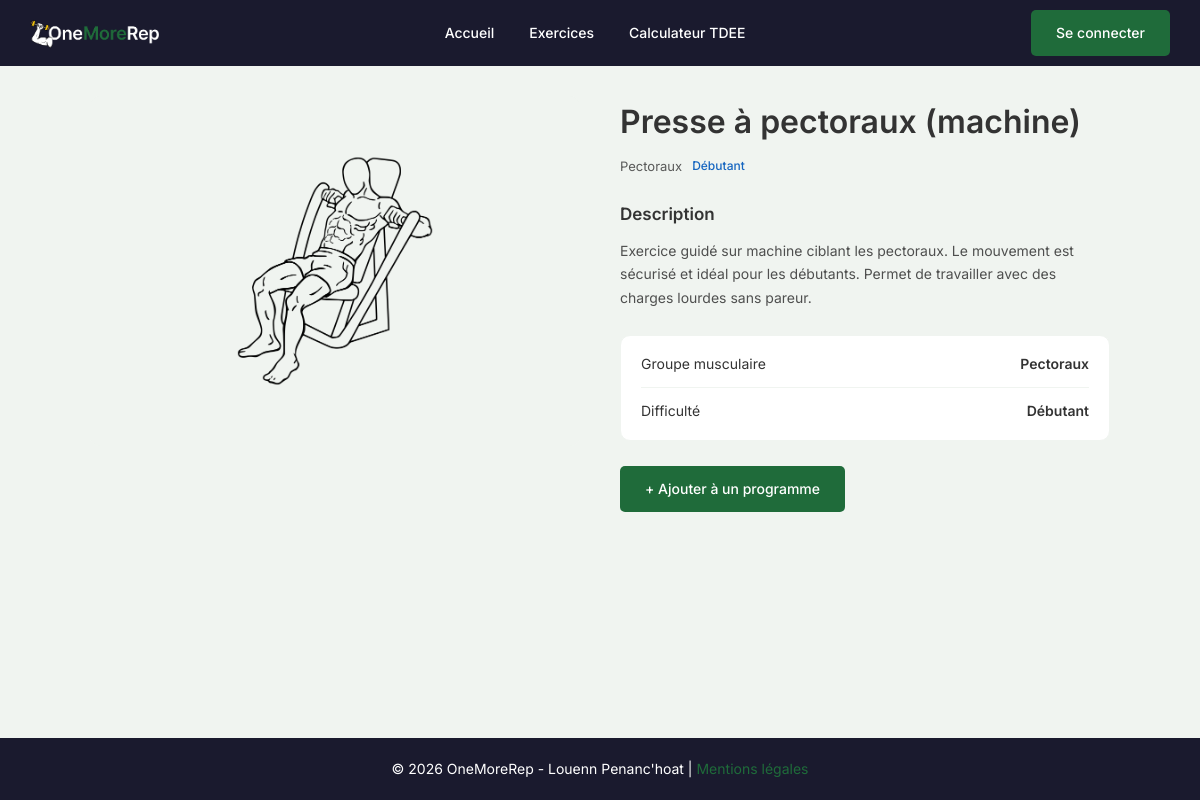
Page /index.php?route=show-exercise&id=2 on the committed database.
### tables this page shows
CREATE TABLE `exercises` (
  `id` int NOT NULL,
  `muscle_group_id` int NOT NULL,
  `name` varchar(255) NOT NULL,
  `description` text NOT NULL,
  `difficulty` enum('Débutant','Intermédiaire','Avancé') NOT NULL,
  `image` varchar(255) DEFAULT NULL
);

CREATE TABLE `muscle_groups` (
  `id` int NOT NULL,
  `name` varchar(100) NOT NULL
);

### controllers/AbstractController.php (called while the page is built, shortened)
<?php
abstract class AbstractController
{
    protected function render(string $template, array $data): void
    {
        require __DIR__ . "/../templates/layout.phtml";
    }
}

### controllers/ExerciseController.php (called while the page is built, shortened)
<?php
class ExerciseController extends AbstractController
{
    private ExerciseManager $exerciseManager;
    public function __construct()
    {
        $this->exerciseManager = new ExerciseManager();
    }
    public function show(int $id): void
    {
        $exercise = $this->exerciseManager->findOne($id);
        $this->render("pages/exercises/show.phtml", [
            "exercise" => $exercise,
            "title" => $exercise->getName(),
            "description" => $exercise->getName() . " - Exercice " . $exercise->getDifficulty() . " pour les " . $exercise->getMuscleGroup()->getName() . "."
        ]);
    }
}

### index.php (called while the page is built, shortened)
<?php
$router = new Router();
$router->handleRequest();

### managers/AbstractManager.php (called while the page is built, shortened)
<?php
abstract class AbstractManager
{
    public function __construct()
    {
        $connexion = "mysql:host=" . $_ENV["DB_HOST"] . ";port=3306;charset=" . $_ENV["DB_CHARSET"] . ";dbname=" . $_ENV["DB_NAME"];
        try {
            $this->db = new PDO(
                $connexion,
                $_ENV["DB_USER"],
                $_ENV["DB_PASSWORD"]
            );
        } catch (PDOException $e) {
            die("Une erreur technique est survenue. Merci de réessayer plus tard.");
        }
    }
}

### managers/ExerciseManager.php (called while the page is built, shortened)
<?php
class ExerciseManager extends AbstractManager
{
    public function findOne(int $id): ?Exercise
    {
        $query = $this->db->prepare(
            "SELECT e.id, e.name, e.description, e.difficulty, e.image,
                    mg.id AS muscle_group_id, mg.name AS muscle_group_name
             FROM exercises e
             JOIN muscle_groups mg ON e.muscle_group_id = mg.id
             WHERE e.id = :id"
        );
        $query->execute(["id" => $id]);
        $row = $query->fetch(PDO::FETCH_ASSOC);
        $muscleGroup = new MuscleGroup($row["muscle_group_name"], $row["muscle_group_id"]);
        return new Exercise(
            $row["name"],
            $row["description"],
            $row["difficulty"],
            $muscleGroup,
            $row["image"],
            $row["id"]
        );
    }
}

### models/Exercise.php (called while the page is built, shortened)
<?php
class Exercise
{
    public function getName(): string
    {
        return $this->name;
    }
    public function getDescription(): string
    {
        return $this->description;
    }
    public function getDifficulty(): string
    {
        return $this->difficulty;
    }
    public function getMuscleGroup(): MuscleGroup
    {
        return $this->muscleGroup;
    }
    public function getImage(): ?string
    {
        return $this->image;
    }
}

### models/MuscleGroup.php (called while the page is built, shortened)
<?php
class MuscleGroup
{
    public function getName(): string
    {
        return $this->name;
    }
}

### templates/pages/exercises/show.phtml (the view)
<?php $badges = ['Débutant' => 'beginner', 'Intermédiaire' => 'intermediate', 'Avancé' => 'advanced']; ?>
<?php $exercise = $data["exercise"]; ?>
<section class="exercise-detail">
    <div class="exercise-detail-content">
        <div class="exercise-detail-img">
            <img src="assets/images/exercises/<?= htmlspecialchars($exercise->getImage()) ?>" alt="<?= htmlspecialchars($exercise->getName()) ?>" loading="lazy">
        </div>
        <div class="exercise-detail-info">
            <h1><?= htmlspecialchars($exercise->getName()) ?></h1>
            <div class="exercise-detail-meta">
                <span class="exercise-group"><?= htmlspecialchars($exercise->getMuscleGroup()->getName()) ?></span>
                <span class="badge badge-<?= $badges[$exercise->getDifficulty()] ?>">
                    <?= htmlspecialchars($exercise->getDifficulty()) ?>
                </span>
            </div>
            <h2>Description</h2>
            <p class="exercise-detail-desc"><?= htmlspecialchars($exercise->getDescription()) ?></p>
            <div class="exercise-detail-table">
                <div class="exercise-detail-row">
                    <span>Groupe musculaire</span>
                    <span><?= htmlspecialchars($exercise->getMuscleGroup()->getName()) ?></span>
                </div>
                <div class="exercise-detail-row">
                    <span>Difficulté</span>
                    <span><?= htmlspecialchars($exercise->getDifficulty()) ?></span>
                </div>
            </div>
            <a href="index.php?route=create-program" class="btn btn-primary exercise-detail-btn">+ Ajouter à un programme</a>
        </div>
    </div>
</section>

### assets/css/style.css (style rules this page uses)
:root { --color-primary: #1f6b3a; --color-navy: #1a1a2e; --color-background: #f0f4f0; --color-white: #ffffff; --color-text: #333333; --color-error: #d32f2f; --badge-beginner: #1565c0; --badge-intermediate: #e65100; --badge-advanced: #c62828; --font-family: "Inter", sans-serif; }
* { margin: 0; padding: 0; box-sizing: border-box; }
html { font-size: 62.5%; }
body { font-family: var(--font-family); font-size: 1.6rem; line-height: 1.6; color: var(--color-text); background-color: var(--color-background); min-height: 100vh; display: flex; flex-direction: column; }
a { text-decoration: none; color: var(--color-primary); }
img { max-width: 100%; height: auto; display: block; }
.btn { display: inline-block; padding: 1.2rem 2.5rem; border-radius: 0.5rem; font-size: 1.4rem; font-weight: 500; border: none; cursor: pointer; font-family: var(--font-family); text-align: center; }
.btn-primary { background-color: var(--color-primary); color: var(--color-white); }
.exercise-group { font-size: 1.3rem; color: var(--color-text); opacity: 0.8; }
.badge { font-size: 1.2rem; font-weight: 500; }
.badge-beginner { color: var(--badge-beginner); }
.exercise-detail { padding: 2rem; max-width: 110rem; margin: 0 auto; }
.exercise-detail-img { background-color: var(--color-background); border-radius: 1rem; display: flex; align-items: center; justify-content: center; padding: 3rem; margin-bottom: 2.5rem; }
.exercise-detail-img img { max-height: 25rem; object-fit: contain; }
.exercise-detail-info h1 { font-size: 2.2rem; font-weight: 600; margin-bottom: 0.8rem; }
.exercise-detail-meta { display: flex; align-items: center; gap: 1rem; margin-bottom: 2.5rem; }
.exercise-detail-info h2 { font-size: 1.7rem; font-weight: 600; margin-bottom: 1rem; }
.exercise-detail-desc { font-size: 1.4rem; line-height: 1.7; color: var(--color-text); opacity: 0.85; margin-bottom: 2.5rem; }
.exercise-detail-table { background-color: var(--color-white); border-radius: 1rem; border: 1px solid var(--color-background); padding: 0.5rem 2rem; margin-bottom: 2.5rem; }
.exercise-detail-row { display: flex; justify-content: space-between; padding: 1.2rem 0; font-size: 1.4rem; }
.exercise-detail-row + .exercise-detail-row { border-top: 1px solid var(--color-background); }
.exercise-detail-row span:last-child { font-weight: 600; }
.exercise-detail-btn { display: block; text-align: center; width: 100%; }
@media (min-width: 768px) { .exercise-detail { padding: 3rem 4rem; } }
@media (min-width: 768px) { .exercise-detail-content { display: grid; grid-template-columns: 1fr 1fr; gap: 4rem; align-items: start; } }
@media (min-width: 768px) { .exercise-detail-img { margin-bottom: 0; padding: 4rem; min-height: 35rem; } }
@media (min-width: 768px) { .exercise-detail-info h1 { font-size: 3.2rem; } }
@media (min-width: 768px) { .exercise-detail-btn { width: auto; display: inline-block; } }

### rows in the picture
exercises: image (picture), name "Presse à pectoraux (machine)", muscle_group.name "Pectoraux", difficulty "Débutant", description "Exercice guidé sur machine ciblant les pectoraux. Le mouvement est sécurisé et idéal pour les débutants. Permet de travailler avec des charges lourdes sans pareur."
